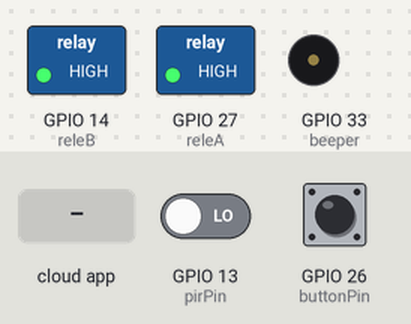
Recording of a sketch running on a simulated ESP32. Shown: switched loads named in the sketch (green lamp = pin HIGH), buzzer (waves = sounding). Inputs (shaded band) come from the test bench; at power-on: GPIO 13 (pirPin) LOW, GPIO 26 (buttonPin) HIGH. WiFi joins after 1.5 s; servers stay silent unless stated; the Firebase database answers and starts empty; what the sketch prints to the serial monitor is not drawn.

Above: at 2.7 s.
2.8 s: the phone or cloud app sets beeper to 1
At 4.0 s:
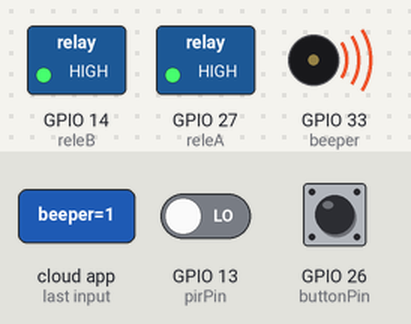
4.9 s: the phone or cloud app sets rele1 to 1
At 7.0 s:
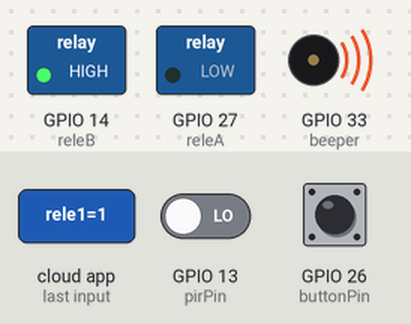
7.3 s: the phone or cloud app sets rele2 to 1
At 8.3 s:
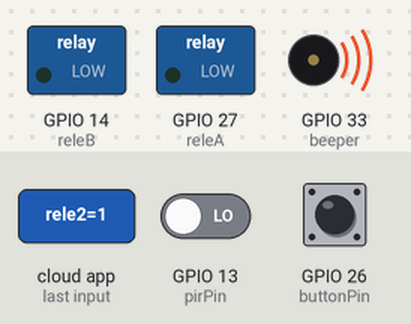
8.8 s: the phone or cloud app sets rele1 to 0
At 10.9 s:
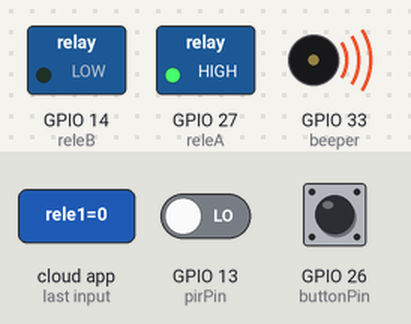
13.3 s: the phone or cloud app sets rele2 to 0
At 15.4 s:
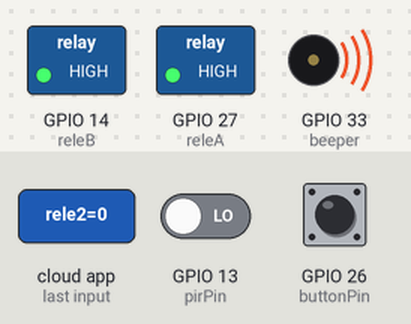
Timing chart, 0 to 16.3 s (numbered marks = the images above; inputs shaded):
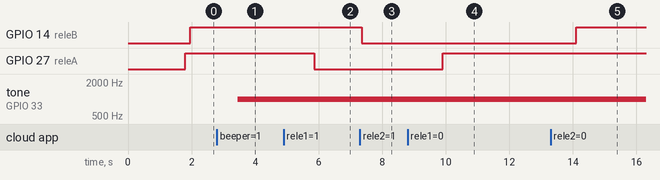

Measured:
- after the input at 2.8 s, tone on GPIO 33 (beeper): silent → 1000 Hz after 0.65 s
- after the input at 4.9 s, GPIO 27 (releA): HIGH → LOW after 0.96 s
- after the input at 7.3 s, GPIO 14 (releB): HIGH → LOW after 0.06 s
- after the input at 8.8 s, GPIO 27 (releA): LOW → HIGH after 1.1 s
- after the input at 13.3 s, GPIO 14 (releB): LOW → HIGH after 0.81 s

The sketch:

PIRversion.ino
```cpp
#include <WiFi.h>
#include <Firebase_ESP_Client.h>
#include <addons/TokenHelper.h>
#include <addons/RTDBHelper.h>

#define WIFI_SSID "@TheAtomicLab2 2.4GHz"
#define WIFI_PASSWORD "superheroes1"

#define API_KEY "AIzaSyCj8crR3cLk8ZI3_aywJVVwMSu_Hae9Trw"
#define DATABASE_URL "https://eliseoiot-default-rtdb.firebaseio.com/"

#define USER_EMAIL "eliseoctd@gmail.com"
#define USER_PASSWORD "eliseo"

FirebaseData fbdo;
FirebaseAuth auth;
FirebaseConfig config;

unsigned long sendDataPrevMillis = 0;

const int releA = 27;
const int releB = 14;
const int buttonPin = 26;
const int pirPin = 13;  // Pin al que está conectado el sensor PIR
const int beeper = 33;
bool pirStateActive = false; // Indica si el PIR está activo
unsigned long pirTimerStart = 0; // Guarda el tiempo de activación del PIR
const unsigned long pirActiveDuration = 10000; // Duración de 10 segundos (en milisegundos) para mantener el PIR activo

volatile bool buttonState = false; // Variable para el estado del botón
const unsigned long debounceDelay = 50; // Tiempo de debounce en milisegundos
unsigned long lastButtonPress = 0; // Tiempo del último cambio de estado del botón

// Función de interrupción para el botón
void IRAM_ATTR handleButton() {
  unsigned long currentMillis = millis();
  // Solo cambiar el estado si ha pasado el tiempo de debounce
  if (currentMillis - lastButtonPress > debounceDelay) {
    buttonState = !buttonState; // Invierte el estado del botón al presionar
    lastButtonPress = currentMillis; // Actualiza el tiempo del último cambio de estado
  }
}

void setup() {
  Serial.begin(115200);   // Inicializar el puerto serie
  pinMode(pirPin, INPUT); // Configura el pin PIR como entrada
  pinMode(buttonPin, INPUT_PULLUP);
  pinMode(releA, OUTPUT);
  pinMode(releB, OUTPUT);
  pinMode(beeper, OUTPUT);
  Serial.println("Monitoring PIR Sensor in real-time...");
  attachInterrupt(digitalPinToInterrupt(buttonPin), handleButton, FALLING); // Interrupción para el botón (detecta cuando se presiona)

  WiFi.begin(WIFI_SSID, WIFI_PASSWORD);

  Serial.print("Connecting to Wi-Fi");
  while (WiFi.status() != WL_CONNECTED) {
    Serial.print(".");
    delay(300);
  }
  Serial.println();
  Serial.print("Connected with IP: ");
  Serial.println(WiFi.localIP());
  Serial.println();

  config.api_key = API_KEY;
  auth.user.email = USER_EMAIL;
  auth.user.password = USER_PASSWORD;
  config.database_url = DATABASE_URL;
  config.token_status_callback = tokenStatusCallback;
  Firebase.reconnectNetwork(true);

  fbdo.setBSSLBufferSize(4096, 1024);
  fbdo.setResponseSize(2048);
  Firebase.begin(&config, &auth);
  Firebase.setDoubleDigits(5);
  config.timeout.serverResponse = 10 * 1000;
}

void loop() {
  int pirState = digitalRead(pirPin); // Leer el estado actual del pin PIR

  // Verificar si el PIR detectó movimiento y si no está en estado activo por el temporizador
  if (pirState == HIGH && !pirStateActive) {
    Serial.println("PIR Pin: HIGH (Motion detected)");
    Firebase.RTDB.setBool(&fbdo, F("/catalinatempraotero@gmailcom/pir-state"), true);
    pirStateActive = true; // Marcar el PIR como activo
    pirTimerStart = millis(); // Iniciar el temporizador de 10 segundos
  }

  // Si el PIR está activo, comprobar si han pasado los 10 segundos
  if (pirStateActive && (millis() - pirTimerStart >= pirActiveDuration)) {
    Serial.println("PIR Pin: LOW (No motion - 10s passed)");
    Firebase.RTDB.setBool(&fbdo, F("/catalinatempraotero@gmailcom/pir-state"), false);
    pirStateActive = false; // Reiniciar el estado del PIR
  }
  Serial.printf("Button state: %s\n", Firebase.RTDB.setBool(&fbdo, F("/catalinatempraotero@gmailcom/button-state"), buttonState) ? "ok" : "no ok");

 if (Firebase.ready() && (millis() - sendDataPrevMillis > 1000 || sendDataPrevMillis == 0))
  {
    sendDataPrevMillis = millis();

   int releState;
   if(Firebase.RTDB.getInt(&fbdo, "/catalinatempraotero@gmailcom/rele1", &releState)){
    digitalWrite(releA, !releState);
   }


   int releStateB;
   if(Firebase.RTDB.getInt(&fbdo, "/catalinatempraotero@gmailcom/rele2", &releStateB)){
    digitalWrite(releB, !releStateB);
   }

     int beep;
 if(Firebase.RTDB.getInt(&fbdo, "/catalinatempraotero@gmailcom/beeper", &beep)){
  if(beep == true) {
    tone(beeper, 1000); // Activar buzzer a 1000 Hz
    Serial.printf("beep");
  } else {
    noTone(beeper);     // Apagar buzzer
     Serial.printf("no beep");
  }
}

  }

  delay(300);  // Ajustar el retardo según la frecuencia deseada (en milisegundos)
}
```
